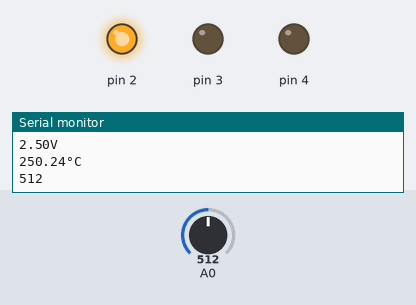
Recording of a sketch running on a simulated Arduino Uno, built with avr-gcc and run on an emulated ATmega328P. Parts: output pins drawn as LEDs (lit = HIGH), the last lines printed to the serial monitor. The test bench sets the inputs (shaded band); at power-on: A0 = 512.

Above: at 1.2 s.
1.3 s: A0 set to 65
2.8 s: A0 set to 54
At 3.6 s:
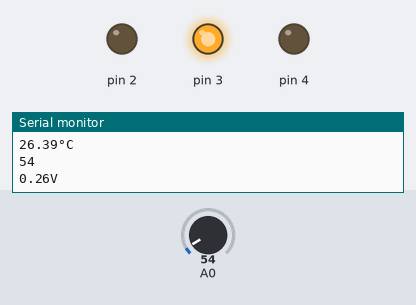
4.3 s: A0 set to 0
At 4.9 s:
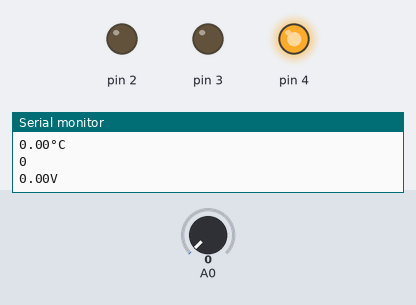
5.8 s: A0 set to 122
At 6.2 s:
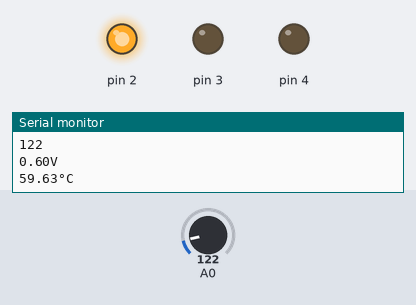
7.3 s: A0 set to 20
At 8.0 s:
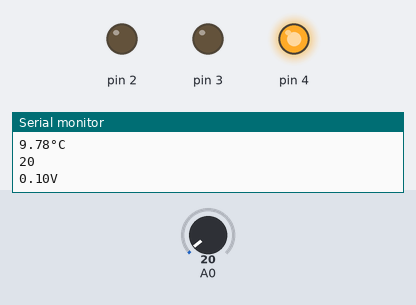
Timing chart, 0 to 9.8 s (numbered marks = the images above; inputs shaded):
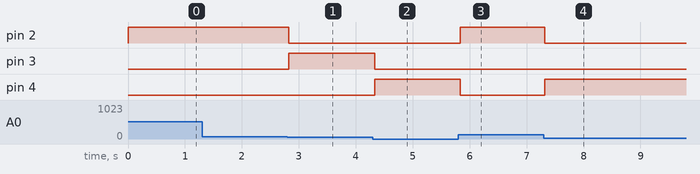

Measured:
- the behaviour switches between 62 and 61 on A0 (found by bisection; images 0 and 1)
- after the input at 2.8 s, pin 2: HIGH → LOW at once; pin 3: LOW → HIGH at once
- after the input at 4.3 s, pin 3: HIGH → LOW at once; pin 4: LOW → HIGH at once
- after the input at 5.8 s, pin 2: LOW → HIGH at once; pin 4: HIGH → LOW at once
- after the input at 7.3 s, pin 2: HIGH → LOW at once; pin 4: LOW → HIGH at once

The sketch:

Ex10.ino
```cpp
int val = 0;
float voltage = 0;
float celscius = 0;

void setup() {
  Serial.begin(9600);
  pinMode(2, OUTPUT);
  pinMode(3, OUTPUT);
  pinMode(4, OUTPUT);
}

void loop() {
  val = analogRead(A0);
  voltage = 5./1023.*val;
  celscius = voltage * 100;

  // print voltage and degrees
  Serial.println(val);
  Serial.print(voltage);
  Serial.println("V");
  Serial.print(celscius);
  Serial.println("°C");

  // turn on LEDs according to the temperature
  if (celscius < 24){
    digitalWrite(4, HIGH);
    digitalWrite(2, LOW);
    digitalWrite(3, LOW);
  }
  else if (celscius > 30){
    digitalWrite(2, HIGH);
    digitalWrite(3, LOW);
    digitalWrite(4, LOW);
  }
  else {
    digitalWrite(3, HIGH);
    digitalWrite(2, LOW);
    digitalWrite(4, LOW);
  }
}
```
